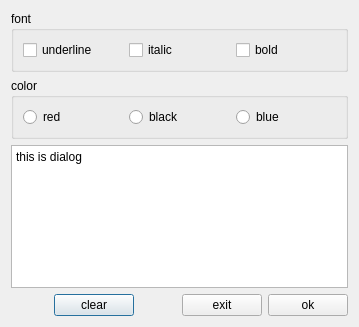
<?xml version="1.0" encoding="UTF-8"?>
<ui version="4.0">
 <class>Dialog</class>
 <widget class="QDialog" name="Dialog">
  <property name="geometry">
   <rect>
    <x>0</x>
    <y>0</y>
    <width>359</width>
    <height>327</height>
   </rect>
  </property>
  <property name="windowTitle">
   <string>Dialog</string>
  </property>
  <property name="windowIcon">
   <iconset resource="resource.qrc">
    <normaloff>:/icon/image/editor.svg</normaloff>:/icon/image/editor.svg</iconset>
  </property>
  <layout class="QVBoxLayout" name="verticalLayout">
   <item>
    <widget class="QGroupBox" name="groupBox">
     <property name="title">
      <string>font</string>
     </property>
     <layout class="QHBoxLayout" name="horizontalLayout">
      <item>
       <widget class="QCheckBox" name="checkBox_underline">
        <property name="text">
         <string>underline</string>
        </property>
       </widget>
      </item>
      <item>
       <widget class="QCheckBox" name="checkBox_italic">
        <property name="text">
         <string>italic</string>
        </property>
       </widget>
      </item>
      <item>
       <widget class="QCheckBox" name="checkBox_bold">
        <property name="text">
         <string>bold</string>
        </property>
       </widget>
      </item>
     </layout>
    </widget>
   </item>
   <item>
    <widget class="QGroupBox" name="groupBox_2">
     <property name="title">
      <string>color</string>
     </property>
     <layout class="QHBoxLayout" name="horizontalLayout_2">
      <item>
       <widget class="QRadioButton" name="radioButton_red">
        <property name="text">
         <string>red</string>
        </property>
       </widget>
      </item>
      <item>
       <widget class="QRadioButton" name="radioButton_black">
        <property name="text">
         <string>black</string>
        </property>
       </widget>
      </item>
      <item>
       <widget class="QRadioButton" name="radioButton_blue">
        <property name="text">
         <string>blue</string>
        </property>
       </widget>
      </item>
     </layout>
    </widget>
   </item>
   <item>
    <widget class="QPlainTextEdit" name="plainTextEdit">
     <property name="plainText">
      <string>this is dialog</string>
     </property>
    </widget>
   </item>
   <item>
    <layout class="QHBoxLayout" name="horizontalLayout_3">
     <item>
      <spacer name="horizontalSpacer_2">
       <property name="orientation">
        <enum>Qt::Horizontal</enum>
       </property>
       <property name="sizeHint" stdset="0">
        <size>
         <width>28</width>
         <height>18</height>
        </size>
       </property>
      </spacer>
     </item>
     <item>
      <widget class="QPushButton" name="btn_clear">
       <property name="text">
        <string>clear</string>
       </property>
      </widget>
     </item>
     <item>
      <spacer name="horizontalSpacer">
       <property name="orientation">
        <enum>Qt::Horizontal</enum>
       </property>
       <property name="sizeHint" stdset="0">
        <size>
         <width>40</width>
         <height>20</height>
        </size>
       </property>
      </spacer>
     </item>
     <item>
      <widget class="QPushButton" name="btn_exit">
       <property name="text">
        <string>exit</string>
       </property>
      </widget>
     </item>
     <item>
      <widget class="QPushButton" name="btn_ok">
       <property name="text">
        <string>ok</string>
       </property>
      </widget>
     </item>
    </layout>
   </item>
  </layout>
 </widget>
 <resources>
  <include location="resource.qrc"/>
 </resources>
 <connections>
  <connection>
   <sender>btn_clear</sender>
   <signal>clicked()</signal>
   <receiver>plainTextEdit</receiver>
   <slot>clear()</slot>
   <hints>
    <hint type="sourcelabel">
     <x>90</x>
     <y>304</y>
    </hint>
    <hint type="destinationlabel">
     <x>179</x>
     <y>219</y>
    </hint>
   </hints>
  </connection>
  <connection>
   <sender>btn_exit</sender>
   <signal>clicked()</signal>
   <receiver>Dialog</receiver>
   <slot>close()</slot>
   <hints>
    <hint type="sourcelabel">
     <x>222</x>
     <y>304</y>
    </hint>
    <hint type="destinationlabel">
     <x>179</x>
     <y>163</y>
    </hint>
   </hints>
  </connection>
  <connection>
   <sender>btn_ok</sender>
   <signal>clicked()</signal>
   <receiver>Dialog</receiver>
   <slot>accept()</slot>
   <hints>
    <hint type="sourcelabel">
     <x>308</x>
     <y>304</y>
    </hint>
    <hint type="destinationlabel">
     <x>179</x>
     <y>163</y>
    </hint>
   </hints>
  </connection>
 </connections>
</ui>
